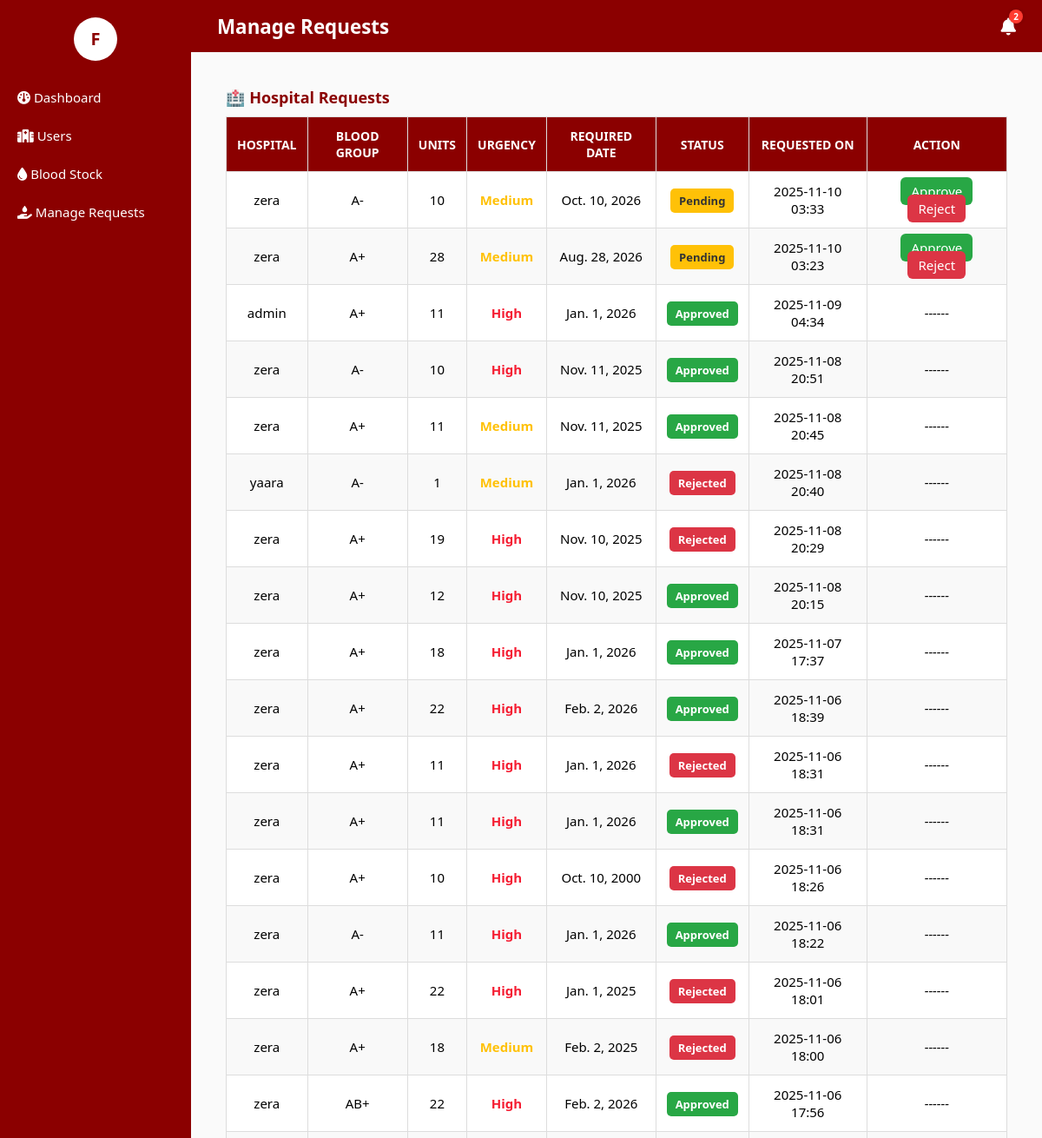
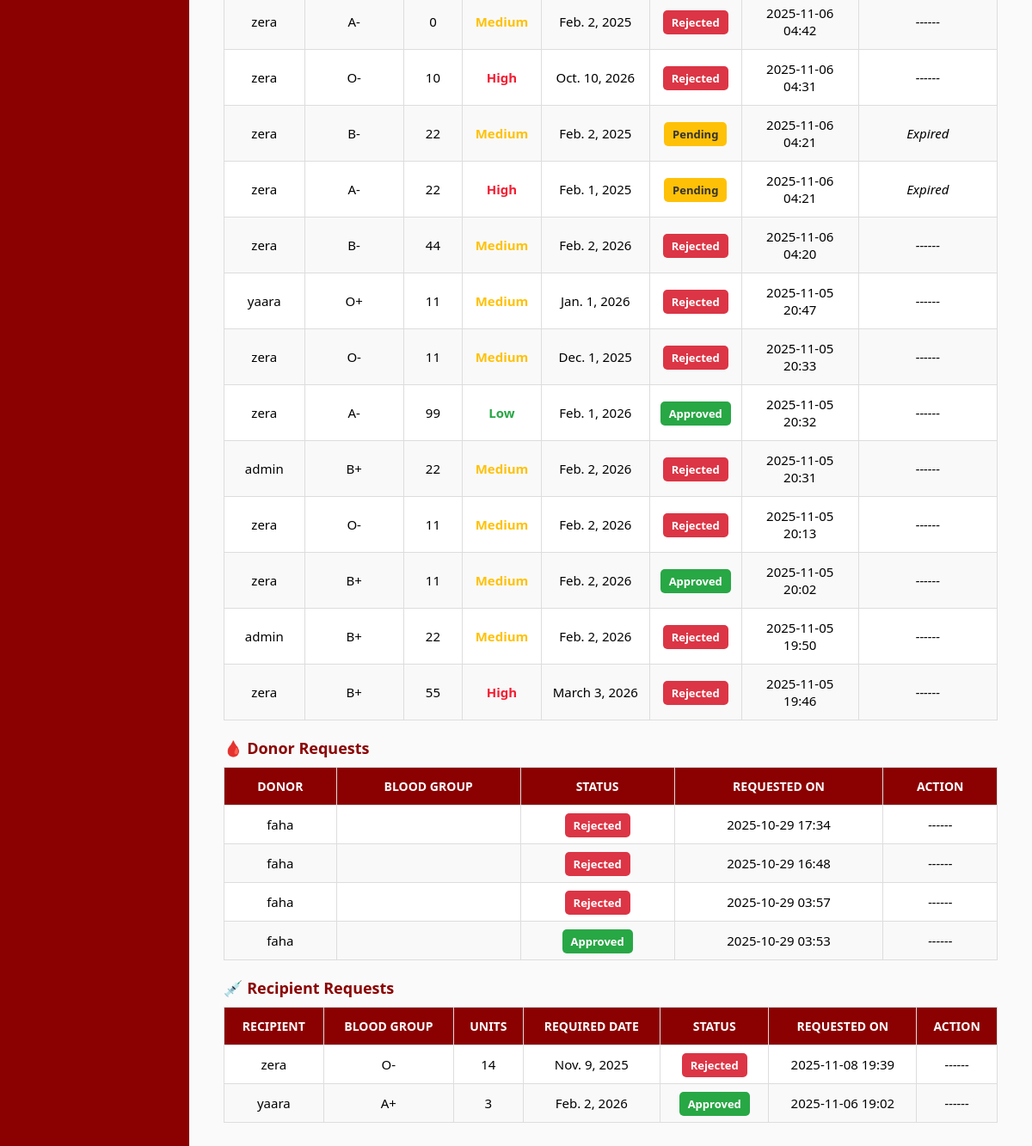
/dashboard/manage_requests/ (signed in), run on an earlier commit of the app's database (2 pictures, top to bottom).
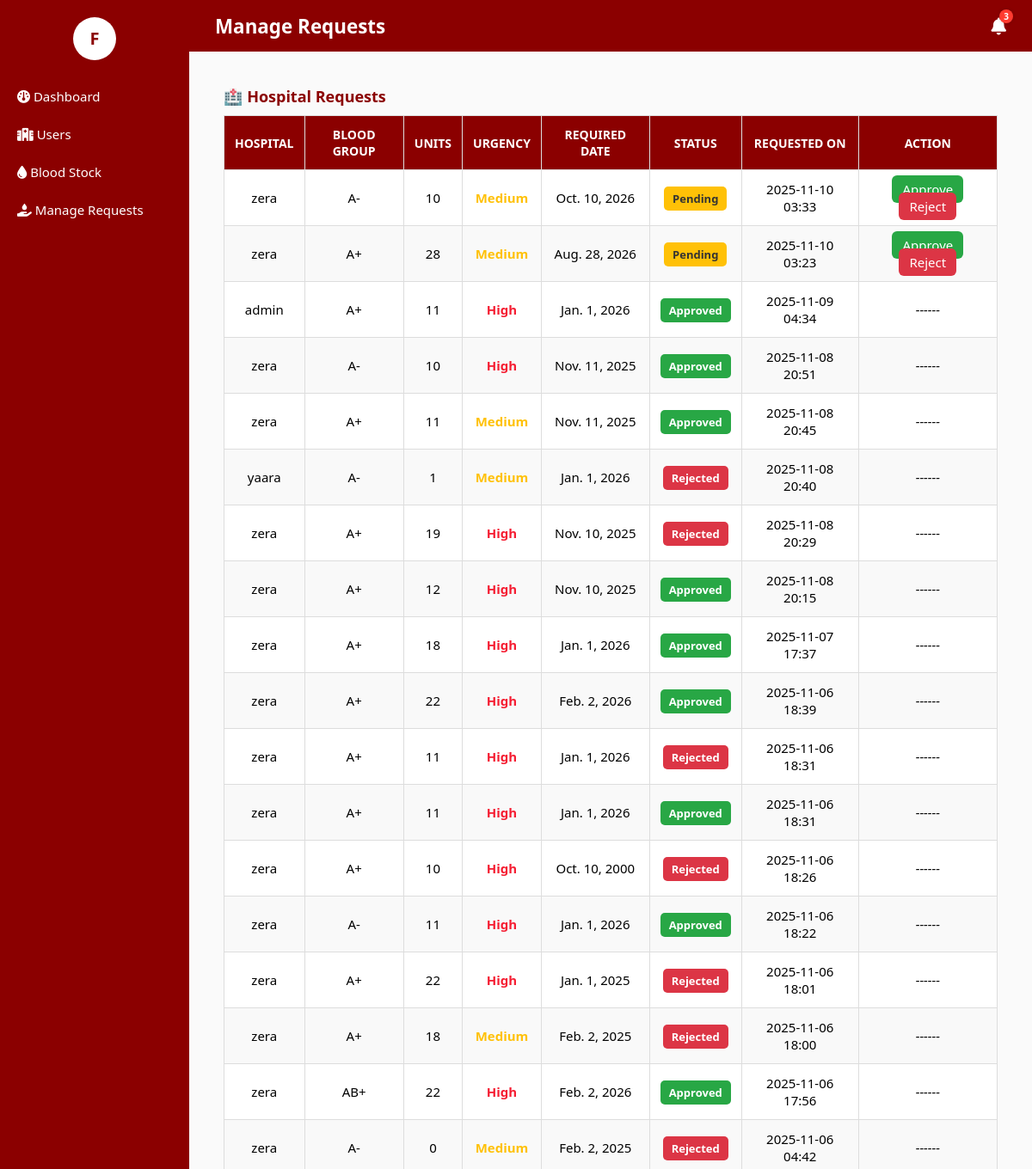
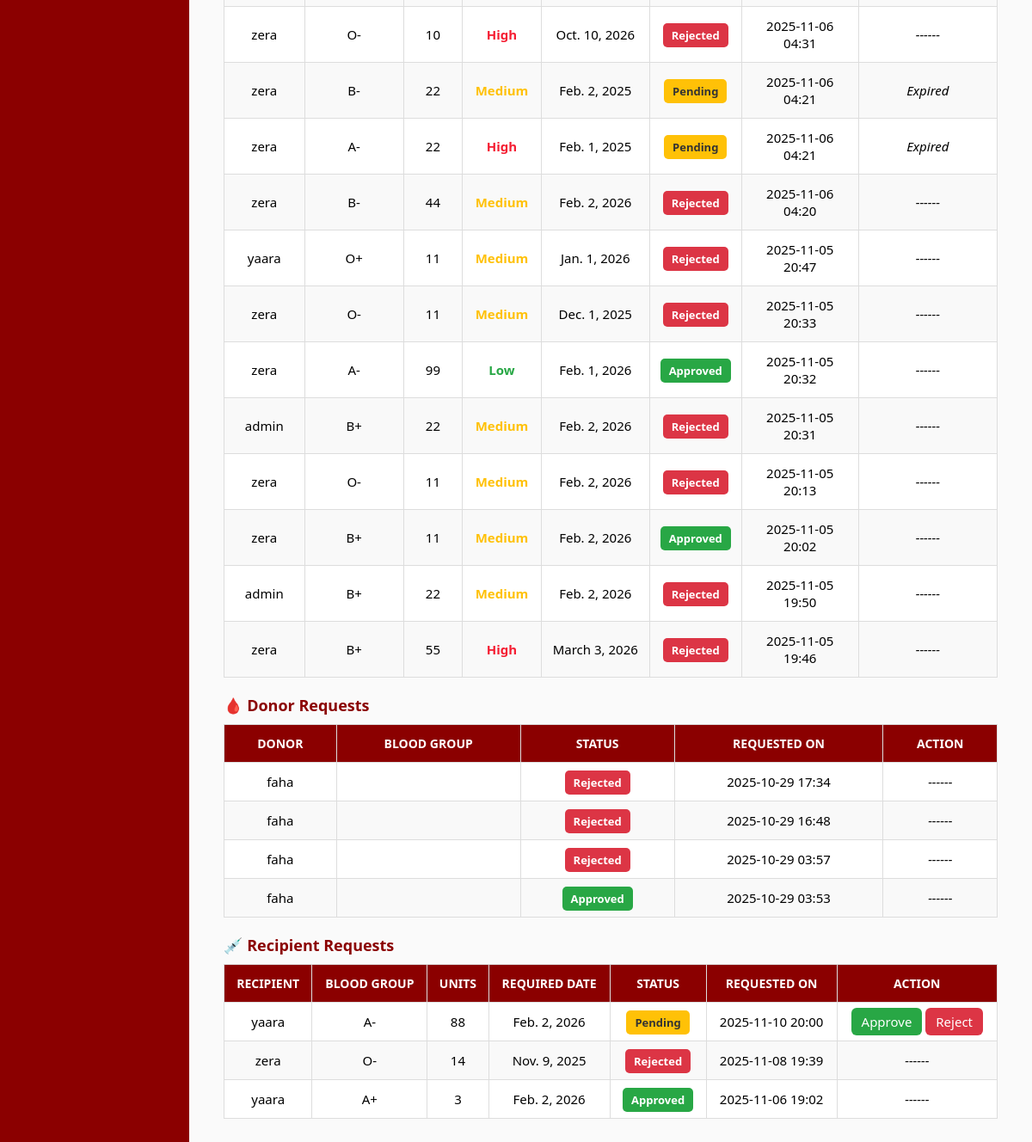
And on a later commit of the database (2 pictures, top to bottom).
### blood_bank_app/models.py (models this page shows, shortened)
class HospitalBloodRequest(models.Model):
    BLOOD_GROUP_CHOICES = [
        ('A+', 'A+'), ('A-', 'A-'),
        ('B+', 'B+'), ('B-', 'B-'),
        ('AB+', 'AB+'), ('AB-', 'AB-'),
        ('O+', 'O+'), ('O-', 'O-'),
    ]
    URGENCY_LEVEL_CHOICES = [
        ('High', 'High'),
        ('Medium', 'Medium'),
        ('Low', 'Low'),
    ]
    STATUS_CHOICES = [
        ('Pending', 'Pending'),
        ('Approved', 'Approved'),
        ('Rejected', 'Rejected'),
    ]
    hospital = models.ForeignKey(User, on_delete=models.CASCADE)
    blood_group = models.CharField(max_length=3, choices=BLOOD_GROUP_CHOICES)
    units = models.PositiveIntegerField()
    required_date = models.DateField()
    urgency = models.CharField(max_length=10, choices=URGENCY_LEVEL_CHOICES)
    status = models.CharField(max_length=20, choices=STATUS_CHOICES, default='Pending')  # ✅ Added
    created_at = models.DateTimeField(auto_now_add=True)

class DonorRequestAppointment(models.Model):
    STATUS_CHOICES = [
        ('Pending', 'Pending'),
        ('Approved', 'Approved'),
        ('Rejected', 'Rejected'),
    ]
    donor = models.ForeignKey(User, on_delete=models.CASCADE)
    preferred_date = models.DateField()
    preferred_time = models.TimeField()
    status = models.CharField(max_length=20, choices=STATUS_CHOICES, default='Pending')  # ✅ Added
    created_at = models.DateTimeField(auto_now_add=True)

class RecipientBloodRequest(models.Model):
    BLOOD_GROUP_CHOICES = [
        ('A+', 'A+'), ('A-', 'A-'),
        ('B+', 'B+'), ('B-', 'B-'),
        ('AB+', 'AB+'), ('AB-', 'AB-'),
        ('O+', 'O+'), ('O-', 'O-'),
    ]
    URGENCY_LEVEL_CHOICES = [
        ('High', 'High'),
        ('Medium', 'Medium'),
        ('Low', 'Low'),
    ]
    STATUS_CHOICES = [
        ('Pending', 'Pending'),
        ('Approved', 'Approved'),
        ('Rejected', 'Rejected'),
    ]
    recipient = models.ForeignKey(User, on_delete=models.CASCADE)
    blood_group = models.CharField(max_length=3, choices=BLOOD_GROUP_CHOICES)
    units = models.PositiveIntegerField()
    required_date = models.DateField()
    urgency = models.CharField(max_length=10, choices=URGENCY_LEVEL_CHOICES)
    status = models.CharField(max_length=20, choices=STATUS_CHOICES, default='Pending')  # ✅ Added
    created_at = models.DateTimeField(auto_now_add=True)

### blood_bank_app/views.py (the view)
# urls.py: path('dashboard/manage_requests/', views.manage_requests, name='manage_requests'),
@login_required
def manage_requests(request):
    hospital_requests = HospitalBloodRequest.objects.all().order_by('-created_at')
    donor_requests = DonorRequestAppointment.objects.all().order_by('-created_at')
    recipient_requests = RecipientBloodRequest.objects.all().order_by('-created_at')
    unread_notifications_count = AdminNotification.objects.filter(is_read=False).count()
    context = {
        'hospital_requests': hospital_requests,
        'donor_requests': donor_requests,
        'recipient_requests': recipient_requests,
        'unread_notifications_count': unread_notifications_count,
        'today': date.today(),  # ✅ Added — used in template for expiry check
    }
    return render(request, 'dashboard/manage_requests.html', context)

### blood_bank_app/templates/dashboard/manage_requests.html (shortened to what this page needs)
{% extends 'dashboard/admin_base.html' %}
{% block page_title %}Manage Requests{% endblock %}
{% block content_admin %}
<h3 class="section-title">🏥 Hospital Requests</h3>
<table class="styled-table">
    <thead>
        <tr>
            <th>Hospital</th>
            <th>Blood Group</th>
            <th>Units</th>
            <th>Urgency</th>
            <th>Required Date</th>
            <th>Status</th>
            <th>Requested On</th>
            <th>Action</th>
        </tr>
    </thead>
    <tbody>
        {% for req in hospital_requests %}
        <tr>
            <td>{{ req.hospital.username }}</td>
            <td>{{ req.blood_group }}</td>
            <td>{{ req.units }}</td>
            <td class="{% if req.urgency == 'High' %}urgency-high{% elif req.urgency == 'Medium' %}urgency-medium{% else %}urgency-low{% endif %}">
                {{ req.urgency }}
            </td>
            <td>{{ req.required_date }}</td>
            <td>
                <span class="badge {% if req.status == 'Approved' %}approved{% elif req.status == 'Pending' %}pending{% else %}rejected{% endif %}">
                    {{ req.status }}
                </span>
            </td>
            <td>{{ req.created_at|date:"Y-m-d H:i" }}</td>
            <td>
                {% if req.status == 'Pending' %}
                    {% if req.required_date < today %}
                        <em>Expired</em>
                    {% else %}
                        <a href="{% url 'approve_hospital_request' req.id %}" class="btn-approve">Approve</a>
                        <a href="{% url 'reject_hospital_request' req.id %}" class="btn-reject">Reject</a>
                    {% endif %}
                {% else %}
                    <em>------</em>
                {% endif %}
            </td>
        </tr>
        {% empty %}
        <tr><td colspan="8" class="text-center">No hospital requests found.</td></tr>
        {% endfor %}
    </tbody>
</table>
<h3 class="section-title">🩸 Donor Requests</h3>
<table class="styled-table">
    <thead>
        <tr>
            <th>Donor</th>
            <th>Blood Group</th>
            <th>Status</th>
            <th>Requested On</th>
            <th>Action</th>
        </tr>
    </thead>
    <tbody>
        {% for req in donor_requests %}
        <tr>
            <td>{{ req.donor.username }}</td>
            <td>{{ req.blood_group }}</td>
            <td>
                <span class="badge {% if req.status == 'Approved' %}approved{% elif req.status == 'Pending' %}pending{% else %}rejected{% endif %}">
                    {{ req.status }}
                </span>
            </td>
            <td>{{ req.created_at|date:"Y-m-d H:i" }}</td>
            <td>
                {% if req.status == 'Pending' %}
                    <a href="{% url 'approve_donor_request' req.id %}" class="btn-approve">Approve</a>
                    <a href="{% url 'reject_donor_request' req.id %}" class="btn-reject">Reject</a>
                {% else %}
                    <em>------</em>
                {% endif %}
            </td>
        </tr>
        {% empty %}
        <tr><td colspan="5" class="text-center">No donor requests found.</td></tr>
        {% endfor %}
    </tbody>
</table>
<h3 class="section-title">💉 Recipient Requests</h3>
<table class="styled-table">
    <thead>
        <tr>
            <th>Recipient</th>
            <th>Blood Group</th>
            <th>Units</th>
            <th>Required Date</th>
            <th>Status</th>
            <th>Requested On</th>
            <th>Action</th>
        </tr>
    </thead>
    <tbody>
        {% for req in recipient_requests %}
        <tr>
            <td>{{ req.recipient.username }}</td>
            <td>{{ req.blood_group }}</td>
            <td>{{ req.units }}</td>
            <td>{{ req.required_date }}</td>
            <td>
                <span class="badge {% if req.status == 'Approved' %}approved{% elif req.status == 'Pending' %}pending{% else %}rejected{% endif %}">
                    {{ req.status }}
                </span>
            </td>
            <td>{{ req.created_at|date:"Y-m-d H:i" }}</td>
            <td>
                {% if req.status == 'Pending' %}
                    {% if req.required_date < today %}
                        <em>Expired</em>
                    {% else %}
                        <a href="{% url 'approve_recipient_request' req.id %}" class="btn-approve">Approve</a>
                        <a href="{% url 'reject_recipient_request' req.id %}" class="btn-reject">Reject</a>
                    {% endif %}
                {% else %}
                    <em>------</em>
                {% endif %}
            </td>
        </tr>
        {% empty %}
        <tr><td colspan="7" class="text-center">No recipient requests found.</td></tr>
        {% endfor %}
    </tbody>
</table>
{% endblock %}

### blood_bank_app/templates/dashboard/admin_base.html (shortened to what this page needs)
{% load static %}
<!DOCTYPE html>
<html lang="en">
<head>
    <link rel="stylesheet" href="https://cdnjs.cloudflare.com/ajax/libs/font-awesome/6.5.0/css/all.min.css">
</head>
<body>
    <div class="sidebar">
        <div class="profile-container">
            <div class="profile-icon" onclick="toggleProfile()">
                {{ request.user.username|slice:":1"|upper }}
            </div>
        </div>
        <a href="{% url 'admin_dashboard' %}"><i class="fa-solid fa-gauge"></i> Dashboard</a>
        <a href="{% url 'users' %}"><i class="fa-solid fa-hospital"></i> Users</a>
        <a href="{% url 'blood_stock_dashboard' %}"><i class="fa-solid fa-droplet"></i> Blood Stock</a>
        <a href="{% url 'manage_requests' %}"><i class="fa-solid fa-hand-holding-droplet"></i> Manage Requests</a>
    </div>
    <div class="topbar">
        <span>{% block page_title %}Admin Dashboard{% endblock %}</span>
        <div class="topbar-icons">
            <a href="{% url 'admin_notifications' %}" class="notification-icon" title="Notifications">
                <i class="fa-solid fa-bell"></i>
                {% if unread_notifications_count > 0 %}
                    <span class="notif-count">{{ unread_notifications_count }}</span>
                {% endif %}
            </a>
        </div>
    </div>
    <div class="main-content">
        {% block content_admin %}{% endblock %}
    </div>
</body>
</html>

### blood_bank_app/templates/dashboard/admin_base.html (style rules this page uses)
body, html { margin: 0; padding: 0; font-family: 'Segoe UI', sans-serif; background: #FAFAFA; }
.sidebar { width: 220px; background-color: #8B0000; color: white; position: fixed; top: 0; bottom: 0; left: 0; padding-top: 20px; z-index: 50; }
.sidebar a { display: block; color: white; text-decoration: none; padding: 12px 20px; font-size: 15px; }
.profile-container { text-align: center; margin-bottom: 20px; position: relative; }
.profile-icon { width: 50px; height: 50px; background-color: white; color: #8B0000; border-radius: 50%; font-weight: bold; line-height: 50px; margin: 0 auto; cursor: pointer; display: flex; align-items: center; justify-content: center; font-size: 20px; }
.topbar { position: fixed; left: 220px; right: 0; top: 0; height: 60px; background-color: #8B0000; color: #fff; display: flex; justify-content: space-between; align-items: center; padding: 0 30px; font-size: 1.4em; font-weight: 600; z-index: 90; }
.topbar-icons { display: flex; align-items: center; gap: 15px; }
.notification-icon { color: #fff; font-size: 20px; position: relative; transition: transform 0.2s; }
.notif-count { position: absolute; top: -6px; right: -8px; background-color: #FF3B30; color: #fff; border-radius: 50%; font-size: 10px; font-weight: 600; width: 16px; height: 16px; display: flex; align-items: center; justify-content: center; box-shadow: 0 0 4px rgba(0,0,0,0.2); }
.main-content { margin-left: 220px; padding: 80px 40px 40px 40px; min-height: calc(100vh - 60px); }
table { width: 100%; border-collapse: collapse; margin-top: 10px; }
th, td { border: 1px solid #ddd; padding: 12px; text-align: center; font-size: 15px; }
tr:nth-child(even) { background-color: #f9f9f9; }
.btn-approve, .btn-reject { padding: 6px 12px; text-decoration: none; color: white; border-radius: 6px; font-weight: 500; }
.btn-approve { background-color: #28a745; }
.btn-reject { background-color: #dc3545; }

### blood_bank_app/templates/dashboard/manage_requests.html (style rules this page uses)
.section-title { color: #8B0000; margin-bottom: 10px; margin-top: 20px; font-size: 18px; }
.styled-table thead th { background-color: #8B0000; color: #fff; text-transform: uppercase; font-size: 14px; }
.styled-table tbody tr:nth-child(even) { background-color: #f9f9f9; }
.styled-table tbody tr:nth-child(odd) { background-color: #ffffff; }
.badge { padding: 5px 10px; border-radius: 5px; font-weight: 600; color: white; font-size: 13px; }
.badge.approved { background-color: #28a745; }
.badge.pending { background-color: #ffc107; color: #333; }
.badge.rejected { background-color: #dc3545; }
.urgency-high { color: #f51d32; font-weight: 750; }
.urgency-medium { color: #ffc107; font-weight: 600; }
.urgency-low { color: #28a745; font-weight: 600; }

What changed in the data, as far as the page shows it:
added RecipientBloodRequest: recipient.username "yaara", blood_group "A-", units "88", required_date "Feb. 2, 2026", status "Pending", created_at "2025-11-10 20:00", shows "Approve"
Also different on the page:
{{ unread_notifications_count }}: "2" → "3"
